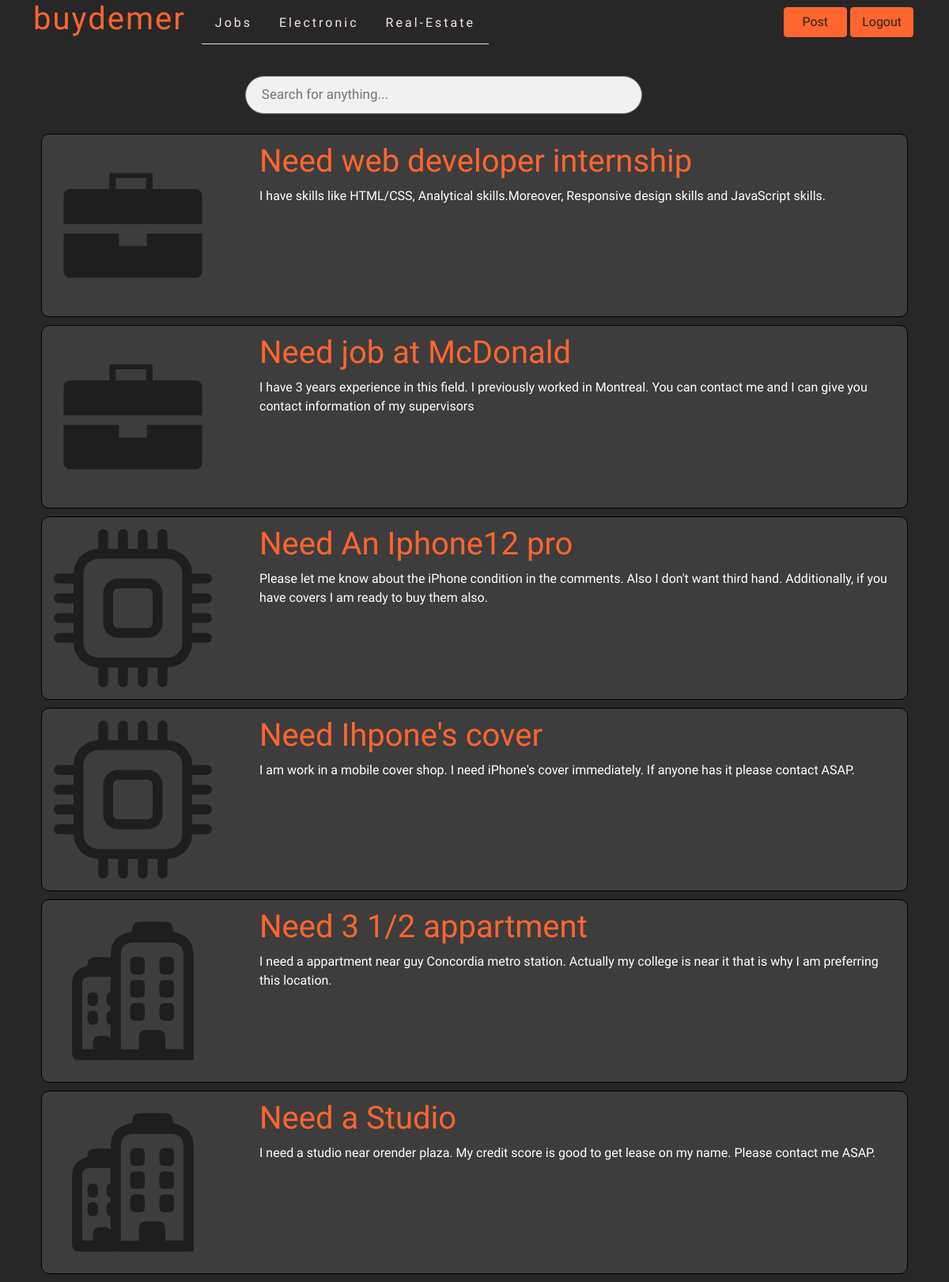
Screenshot of /HTML/main.php with the database file from the repository.
### tables this page shows
CREATE TABLE `Jobs` (
  `JobID` int NOT NULL AUTO_INCREMENT,
  `jobname` varchar(255) DEFAULT NULL,
  `city` varchar(255) DEFAULT NULL,
  `state` varchar(255) DEFAULT NULL,
  `country` varchar(255) DEFAULT NULL,
  `salary` varchar(255) DEFAULT NULL,
  `descriptionjob` varchar(5000) DEFAULT NULL,
  `experience` varchar(255) DEFAULT NULL,
  `startingdate` varchar(255) DEFAULT NULL,
  `currentstatus` varchar(255) DEFAULT NULL,
  PRIMARY KEY (`JobID`)
);

CREATE TABLE `Electronic` (
  `ElectronicID` int NOT NULL AUTO_INCREMENT,
  `modelname` varchar(255) DEFAULT NULL,
  `eleccondition` varchar(255) DEFAULT NULL,
  `elecstorage` varchar(255) DEFAULT NULL,
  `color` varchar(255) DEFAULT NULL,
  `quantity` varchar(255) DEFAULT NULL,
  `descriptionelec` varchar(5000) DEFAULT NULL,
  PRIMARY KEY (`ElectronicID`)
);

CREATE TABLE `RealEstate` (
  `RealEstateID` int NOT NULL AUTO_INCREMENT,
  `namereal` varchar(255) DEFAULT NULL,
  `cityreal` varchar(255) DEFAULT NULL,
  `statereal` varchar(255) DEFAULT NULL,
  `countryreal` varchar(255) DEFAULT NULL,
  `postalcode` varchar(255) DEFAULT NULL,
  `descriptionreal` varchar(5000) DEFAULT NULL,
  `expectederent` varchar(255) DEFAULT NULL,
  `expectedlease` varchar(255) DEFAULT NULL,
  PRIMARY KEY (`RealEstateID`)
);

### HTML/main.php (the view, shortened to what this page needs)
<?php
include 'connection.php';
?>
<html lang="en">
<head>
    <link rel="stylesheet" href="../CSS/main.css">
    <link href="https://cdn.jsdelivr.net/npm/bootstrap@5.0.1/dist/css/bootstrap.min.css" rel="stylesheet">
</head>
<body style="background-color: #272727">
    <div class="container">
        <div class="navigation-bar">
            <div class="bar-left">
                <div class="title_div">
                    <h1>buydemer</h1>
                </div>
                <div class="options_div">
                    <ul class="nav nav-tabs">
                        <li class="nav-item">
                            <a class="nav-link" href="../HTML/joblink.php">Jobs</a>
                        </li>
                        <li class="nav-item">
                            <a class="nav-link" href="../HTML/electroniclink.php">Electronic</a>
                        </li>
                        <li class="nav-item">
                            <a class="nav-link" href="../HTML/realestatelink.php">Real-Estate</a>
                        </li>
                    </ul>
                </div>
            </div>
            <div class="bar-right">
                <button type="button" class="btn btn-info"><a href="../HTML/post.html"  style="text-decoration:none; color:#272727;">Post</a></button>
                <button type="button" class="btn btn-info"><a href="login.php"  style="text-decoration:none; color:#272727;">Logout</a></button>
            </div>
        </div>
        <div class="searchbar_div">
            <form action = "search.php" method="post">
                <input type="text" placeholder="Search for anything..." name = "search" id = "search" oninput="searchButtonMagic()">
            </form>
        </div>
        <div class="prac" id = "check">
            <?php
                $sql = "SELECT * FROM Jobs";
                $result = mysqli_query($conn,$sql);
                if (mysqli_num_rows($result) > 0){
                    while($row = mysqli_fetch_assoc($result)){
                        $jobname = $row['jobname'];
                        $descriptionjob= $row['descriptionjob'];
                        echo "<a href = 'product.php?jobid=". $row["JobID"]."' style='text-decoration:none; color:black;'><div class='products_div'>
                        <div class='img_div'>
                            <img src='../IMAGES/briefcase.svg' alt='...''>
                        </div>
                        <div class='information_div'>
                            <div class='product_title_div'>
                                <h1>$jobname</h1>
                            </div>
                            <div class='product_des_div'>
                                <span>$descriptionjob</span>
                            </div>
                        </div>
                    </div> </a>";
                    }
                }
                else
                {
                    echo "There is no data";
                }
            ?>
            <?php
                $sql2 = "SELECT * FROM Electronic";
                $result2 = mysqli_query($conn,$sql2);
                if (mysqli_num_rows($result2) > 0){
                    while($row = mysqli_fetch_assoc($result2)){
                        $modelname = $row['modelname'];
                        $descriptionelec= $row['descriptionelec'];
                        echo "<a href = 'productelec.php?elecid=". $row["ElectronicID"]."' style='text-decoration:none; color:black;'><div class='products_div'>
                        <div class='img_div'>
                            <img src='../IMAGES/cpu.svg' alt='...''>
                        </div>
                        <div class='information_div'>
                            <div class='product_title_div'>
                                <h1>$modelname</h1>
                            </div>
                            <div class='product_des_div'>
                                <span>$descriptionelec</span>
                            </div>
                        </div>
                    </div> </a>";
                    }
                }
                else
                {
                    echo "There is no data";
                }
            ?>
            <?php
                $sql3 = "SELECT * FROM RealEstate";
                $result3 = mysqli_query($conn,$sql3);
                if (mysqli_num_rows($result3) > 0){
                    while($row = mysqli_fetch_assoc($result3)){
                        $namereal = $row['namereal'];
                        $descriptionreal= $row['descriptionreal'];
                        echo "<a href = 'productreal.php?realestateid=". $row["RealEstateID"]."' style='text-decoration:none; color:black;'><div class='products_div'>
                        <div class='img_div'>
                            <img src='../IMAGES/building-alt.svg' alt='...''>
                        </div>
                        <div class='information_div'>
                            <div class='product_title_div'>
                                <h1>$namereal</h1>
                            </div>
                            <div class='product_des_div'>
                                <span>$descriptionreal</span>
                            </div>
                        </div>
                    </div></a>";
                    }
                }
                else
                {
                    echo "There is no data";
                }
            ?>
        </div>
    </div>
</body>
</html>

### CSS/main.css (style rules this page uses)
* { font-family: "Girassol", cursive !important; }
.container { margin: 0 auto; min-width: 990px; }
.navigation-bar { display: flex; justify-content: space-between; font-family: "Girassol", cursive; min-width: 990px; }
.bar-left { display: flex; justify-content: flex-start; }
.bar-right { width: 15%; }
.options_div { margin-top: 2px; }
.title_div h1 { margin-right: 20px; color: #ff652f; letter-spacing: 2px; }
.options_div ul { list-style-type: none; margin: 0; padding: 0; overflow: hidden; }
.options_div li { float: left; }
.options_div li a { display: block; color: #f8e5e1; text-align: center; padding: 14px 16px; text-decoration: none; letter-spacing: 3px; }
.bar-right button { padding: 6px; margin-top: 9px; background-color: #ff652f; border-color: #ff652f; width: 48%; }
.searchbar_div form { margin: auto; max-width: 100%; }
.searchbar_div input { padding: 10px; font-size: 17px; border: 1px solid grey; width: 45%; background: #f1f1f1; margin-left: 24%; margin-top: 40px; margin-right: 7px; border-radius: 25px; margin-bottom: 15px; padding-left: 20px; }
.product_title_div { color: #ff652f; }
.product_des_div { color: white; }
.products_div { border: 1px solid black; display: flex; margin: 10px; min-width: 990px; background-color: #272727; border-radius: 10px; background-color: #3d3d3d; transition: all 0.6s linear; }
.img_div { margin-right: 35px; }
.img_div img { height: 200px; width: 200px; border-radius: 10px; margin: 15px; opacity: 0.5; }
.information_div { margin: 10px; min-width: 745px; word-wrap: break-word; }

### rows the page displays
jobs: jobname "Need web developer internship", descriptionjob "I have skills like HTML/CSS, Analytical skills.Moreover, Responsive design skills and JavaScript skills."
jobs: jobname "Need job at McDonald", descriptionjob "I have 3 years experience in this field. I previously worked in Montreal. You can contact me and I can give you contact information of my supervisors"
electronic: modelname "Need An Iphone12 pro", descriptionelec "Please let me know about the iPhone condition in the comments. Also I don't want third hand. Additionally, if you have covers I am ready to buy them also."
electronic: modelname "Need Ihpone's cover", descriptionelec "I am work in a mobile cover shop. I need iPhone's cover immediately. If anyone has it please contact ASAP."
realestate: namereal "Need 3 1/2 appartment", descriptionreal "I need a appartment near guy Concordia metro station. Actually my college is near it that is why I am preferring this location."
realestate: namereal "Need a Studio", descriptionreal "I need a studio near orender plaza. My credit score is good to get lease on my name. Please contact me ASAP."
